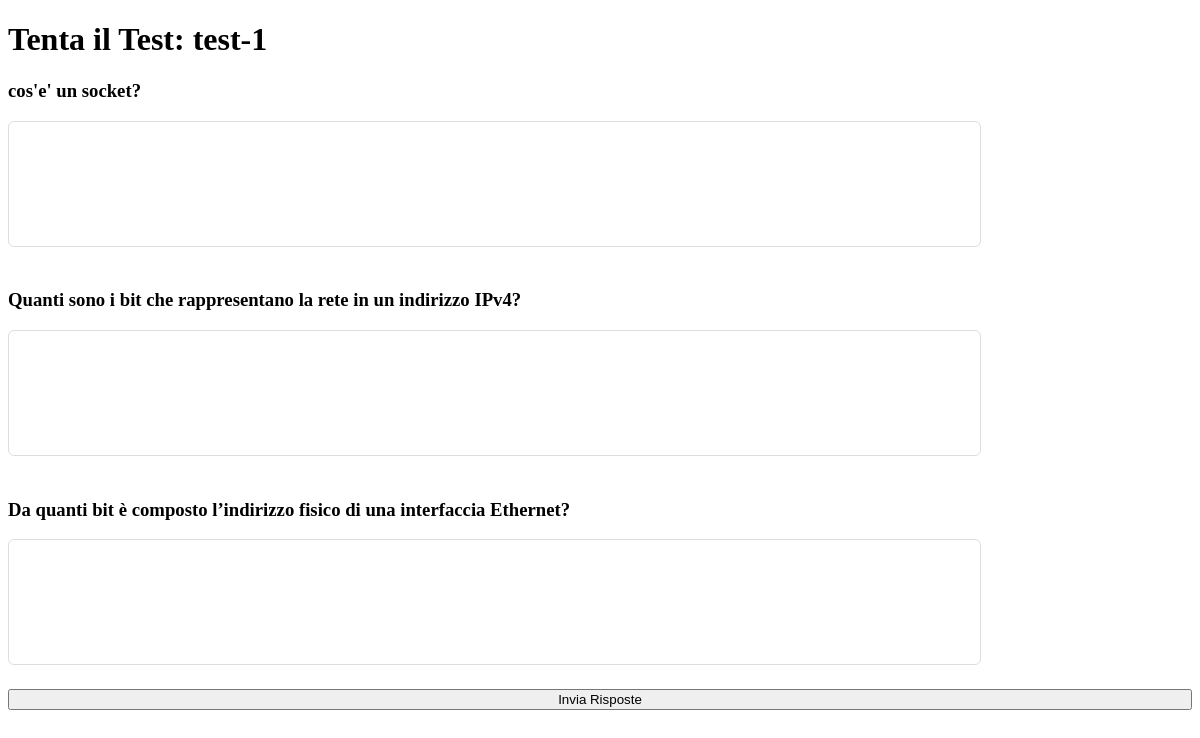
The app's page /9122024/PROGETTO_SQL/attempt_test.php?id=13 (signed in) with its own data.
### tables this page shows
CREATE TABLE `tests` (
  `id` int(11) NOT NULL,
  `title` varchar(100) DEFAULT NULL,
  `description` text DEFAULT NULL,
  `teacher_id` int(11) DEFAULT NULL,
  `class` varchar(50) NOT NULL
);

CREATE TABLE `questions` (
  `id` int(11) NOT NULL,
  `test_id` int(11) DEFAULT NULL,
  `question_text` text DEFAULT NULL,
  `type` enum('multiple_choice','free_text') DEFAULT NULL
);

### 9122024/PROGETTO_SQL/attempt_test.php (the view, shortened to what this page needs)
<?php
require 'config.php';
$test_id = $_GET['id'];
$sql = "SELECT * FROM tests WHERE id = ?";
$stmt = $conn->prepare($sql);
$stmt->bind_param("i", $test_id);
$stmt->execute();
$test_result = $stmt->get_result();
$test = $test_result->fetch_assoc();
$sql = "SELECT * FROM questions WHERE test_id = ?";
$stmt = $conn->prepare($sql);
$stmt->bind_param("i", $test_id);
$stmt->execute();
$questions = $stmt->get_result();
?>
<!DOCTYPE html>
<html>
<head>
    <link rel="stylesheet" href="css/style-edit.css">
</head>
<body>
    <h1>Tenta il Test: <?= htmlspecialchars($test['title']) ?></h1>
    <form method="POST" action="">
        <?php while ($question = $questions->fetch_assoc()): ?>
            <h3><?= htmlspecialchars($question['question_text']) ?></h3>
            <?php
            if ($question['type'] === 'multiple_choice'):
                $sql = "SELECT * FROM options WHERE question_id = ?";
                $stmt = $conn->prepare($sql);
                $stmt->bind_param("i", $question['id']);
                $stmt->execute();
                $options = $stmt->get_result();
                while ($option = $options->fetch_assoc()):
            ?>
                    <label>
                        <input type="radio" name="answers[<?= $question['id'] ?>]" value="<?= htmlspecialchars($option['option_text']) ?>">
                        <?= htmlspecialchars($option['option_text']) ?>
                    </label><br>
            <?php
                endwhile;
            else:
            ?>
                <textarea name="answers[<?= $question['id'] ?>]"></textarea>
            <?php endif; ?>
        <?php endwhile; ?>
        <button type="submit">Invia Risposte</button>
    </form>
</body>
</html>

### 9122024/PROGETTO_SQL/css/style-edit.css (style rules this page uses)
form { width: 100%; margin-top: 20px; }
form input[type="text"], form select, form textarea { width: 80%; padding: 12px; border: 1px solid #ddd; border-radius: 6px; font-size: 14px; margin-bottom: 20px; }
form textarea { resize: none; height: 100px; }
form button { width: 100%; }

### records on screen
tests: title "test-1"
questions: question_text "cos'e' un socket?"
questions: question_text "Quanti sono i bit che rappresentano la rete in un indirizzo IPv4?"
questions: question_text "Da quanti bit è composto l’indirizzo fisico di una interfaccia Ethernet?"
